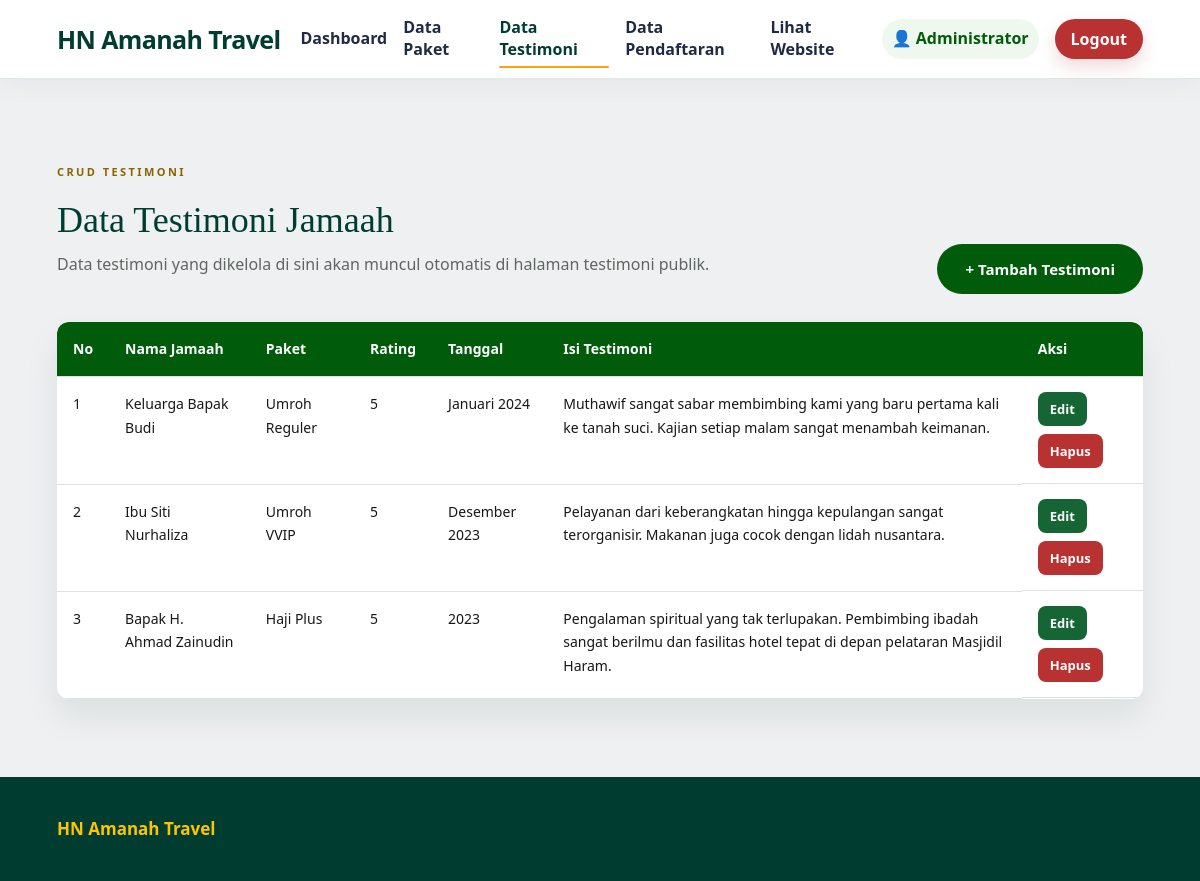
Screenshot of /admin.php?page=testimoni (signed in) with the database file from the repository.
### tables this page shows
CREATE TABLE testimoni (
    id_testimoni INT AUTO_INCREMENT PRIMARY KEY,
    nama_jamaah VARCHAR(100) NOT NULL,
    nama_paket VARCHAR(100) NOT NULL,
    rating INT NOT NULL,
    isi_testimoni TEXT NOT NULL,
    tanggal VARCHAR(50) NOT NULL
);

### admin.php (the view, shortened to what this page needs)
<?php
include 'koneksi.php';
$page = isset($_GET['page']) ? $_GET['page'] : 'paket';
$aksi = isset($_GET['aksi']) ? $_GET['aksi'] : 'tampil';
include 'admin_header.php';
?>
<main class="section section-light">
  <div class="container<?php if ($aksi == 'tambah' || $aksi == 'edit') echo ' narrow'; ?>">
<?php
if ($aksi == 'tampil') {
?>
<?php
    if ($page == 'testimoni') {
        $query = mysqli_query($konek, "SELECT * FROM testimoni ORDER BY id_testimoni DESC");
?>
    <div class="page-head"><div><span class="eyebrow">CRUD Testimoni</span><h1>Data Testimoni Jamaah</h1><p>Data testimoni yang dikelola di sini akan muncul otomatis di halaman testimoni publik.</p></div><a href="admin.php?page=testimoni&aksi=tambah" class="btn-primary">+ Tambah Testimoni</a></div>
    <div class="table-wrap"><table class="data-table"><tr><th>No</th><th>Nama Jamaah</th><th>Paket</th><th>Rating</th><th>Tanggal</th><th>Isi Testimoni</th><th>Aksi</th></tr>
    <?php $no=1; while($data=mysqli_fetch_array($query)) { ?><tr><td><?php echo $no++; ?></td><td><?php echo htmlspecialchars($data['nama_jamaah']); ?></td><td><?php echo htmlspecialchars($data['nama_paket']); ?></td><td><?php echo $data['rating']; ?></td><td><?php echo htmlspecialchars($data['tanggal']); ?></td><td><?php echo htmlspecialchars($data['isi_testimoni']); ?></td><td class="action-cell"><a href="admin.php?page=testimoni&aksi=edit&id=<?php echo $data['id_testimoni']; ?>" class="btn-edit">Edit</a><a href="admin.php?page=testimoni&aksi=hapus&id=<?php echo $data['id_testimoni']; ?>" class="btn-delete" onclick="return confirm('Yakin ingin menghapus testimoni ini?')">Hapus</a></td></tr><?php } ?>
    </table></div>
<?php
    }
?>
<?php
}
?>
  </div>
</main>
<?php include 'admin_footer.php'; ?>

### style.css (style rules this page uses)
*, *::before, *::after { box-sizing: border-box; margin: 0; padding: 0; }
:root { --green: #005b0b; --green-dark: #003d30; --green-soft: #dceedd; --gold: #8a6500; --gold-soft: #ffd35d; --text: #171717; --muted: #5f665f; --line: #dce3dc; --bg: #f5f6f8; --white: #ffffff; --shadow: 0 18px 35px rgba(18, 32, 24, 0.08); --serif: Georgia, 'Times New Roman', serif; --sans: 'Segoe UI', Arial, sans-serif; }
html { scroll-behavior: smooth; }
body { font-family: var(--sans); color: var(--text); background: var(--bg); line-height: 1.7; }
a { text-decoration: none; color: inherit; }
.container { width: min(1110px, calc(100% - 80px)); margin: 0 auto; }
.btn-primary, .btn-outline, .btn-gold, .btn-wide, .btn-danger, .btn-small { border: 0; cursor: pointer; display: inline-flex; align-items: center; justify-content: center; gap: 10px; font-family: var(--sans); font-size: 15px; font-weight: 800; transition: transform 0.2s ease, box-shadow 0.2s ease, background 0.2s ease; }
.btn-primary { min-height: 50px; padding: 0 28px; border-radius: 999px; color: #fff; background: var(--green); }
.eyebrow { display: inline-block; margin-bottom: 18px; color: var(--gold); font-size: 11px; font-weight: 800; letter-spacing: 0.22em; text-transform: uppercase; }
.section { padding: 78px 0; }
.section-light { background: #eef0f2; }
.data-table { width: 100%; border-collapse: collapse; overflow: hidden; border-radius: 10px; background: #fff; box-shadow: var(--shadow); }
.data-table th, .data-table td { padding: 15px 16px; border-bottom: 1px solid var(--line); text-align: left; font-size: 14px; }
.data-table th { color: #fff; background: var(--green); }
.page-head { display: flex; justify-content: space-between; align-items: flex-end; gap: 24px; margin-bottom: 28px; }
.page-head h1, .form-panel h1, .admin-panel h2 { font-family: var(--serif); color: var(--green-dark); font-size: clamp(30px, 3vw, 44px); line-height: 1.15; margin-bottom: 10px; }
.page-head p, .form-panel p, .admin-panel p { color: var(--muted); }
.table-wrap { width: 100%; overflow-x: auto; border-radius: 12px; box-shadow: var(--shadow); background: #fff; }
.data-table { min-width: 900px; }
.action-cell { display: flex; gap: 8px; flex-wrap: wrap; }
.btn-edit, .btn-delete { display: inline-flex; align-items: center; justify-content: center; min-height: 34px; padding: 0 12px; border-radius: 8px; color: #fff; font-size: 13px; font-weight: 800; }
.btn-edit { background: #166534; }
.btn-delete { background: #b83232; }
.data-table td { vertical-align: top; }

### rows the page displays
testimoni: nama_jamaah "Keluarga Bapak Budi", nama_paket "Umroh Reguler", rating "5", tanggal "Januari 2024", isi_testimoni "Muthawif sangat sabar membimbing kami yang baru pertama kali ke tanah suci. Kajian setiap malam sangat menambah keimanan."
testimoni: nama_jamaah "Ibu Siti Nurhaliza", nama_paket "Umroh VVIP", rating "5", tanggal "Desember 2023", isi_testimoni "Pelayanan dari keberangkatan hingga kepulangan sangat terorganisir. Makanan juga cocok dengan lidah nusantara."
testimoni: nama_jamaah "Bapak H. Ahmad Zainudin", nama_paket "Haji Plus", rating "5", tanggal "2023", isi_testimoni "Pengalaman spiritual yang tak terlupakan. Pembimbing ibadah sangat berilmu dan fasilitas hotel tepat di depan pelataran Masjidil Haram."

### other values shown
$nama_admin "Administrator"
